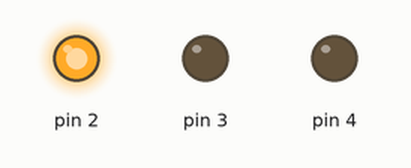
A sketch run on a simulated Arduino Uno, built with avr-gcc and run on an emulated ATmega328P. On the bench: output pins drawn as LEDs (lit = HIGH).

Above: at 0.15 s.
At 0.75 s:
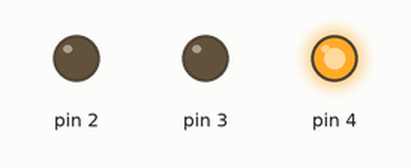
At 1.2 s:
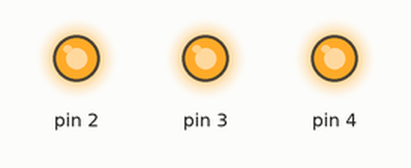
At 2.55 s:
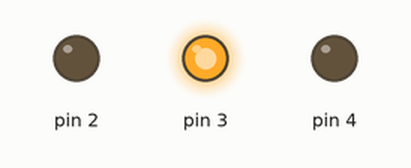
At 3.9 s:
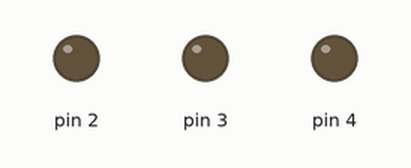
Timing chart, 0 to 4.8 s (numbered marks = the images above):
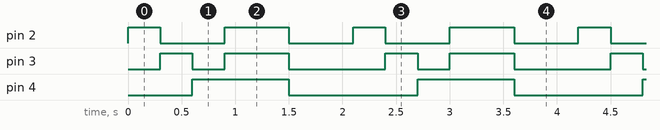

Measured:
- by itself, pin 2: repeats every 2.1 s: LOW 0.60 s, HIGH 0.60 s, LOW 0.60 s, HIGH 0.30 s
- by itself, pin 3: repeats every 2.1 s: LOW 0.30 s, HIGH 0.60 s, LOW 0.90 s, HIGH 0.30 s
- by itself, pin 4: alternates HIGH for 0.90 s and LOW for 1.2 s

The sketch:

3_led_traffic.ino
```cpp
int led1=2;
int led2=3;
int led3=4;
void setup() {
     pinMode(2,OUTPUT);
     pinMode(3,OUTPUT);
     pinMode(4,OUTPUT);
}
void loop() {
      {
        digitalWrite(2,HIGH);
        digitalWrite(3,LOW);
        digitalWrite(4,LOW);
        delay(300);
      }
      {
        digitalWrite(2,LOW);
        digitalWrite(3,HIGH);
        digitalWrite(4,LOW);
        delay(300);
      }
      {
        digitalWrite(2,LOW);
        digitalWrite(3,LOW);
        digitalWrite(4,HIGH);
        delay(300);
      }
      {
        digitalWrite(2,HIGH);
        digitalWrite(3,HIGH);
        digitalWrite(4,HIGH);
        delay(600);
      }
      digitalWrite(2,LOW);
      digitalWrite(3,LOW);
      digitalWrite(4,LOW);
      delay(600);
}
```
